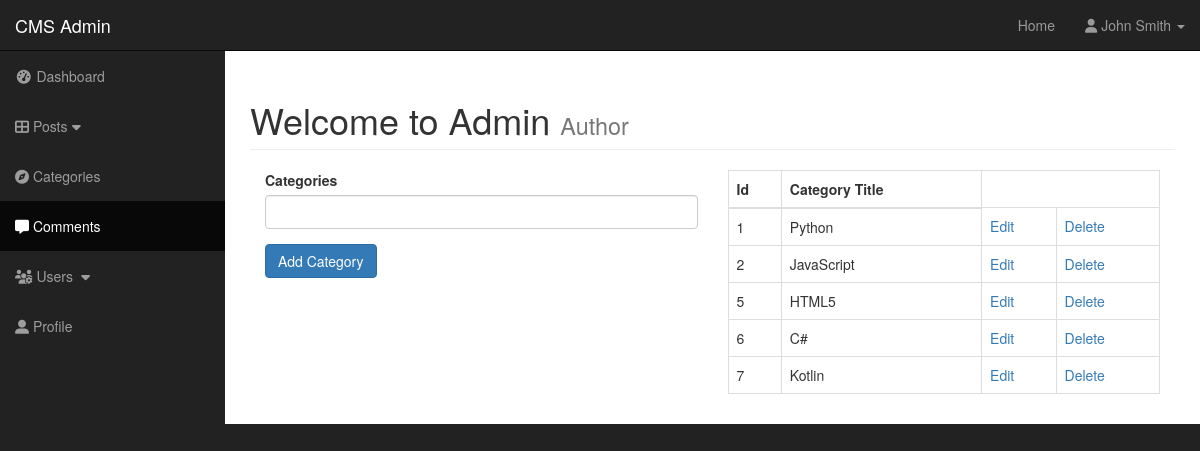
The page /admin/categories.php on the database as committed earlier.
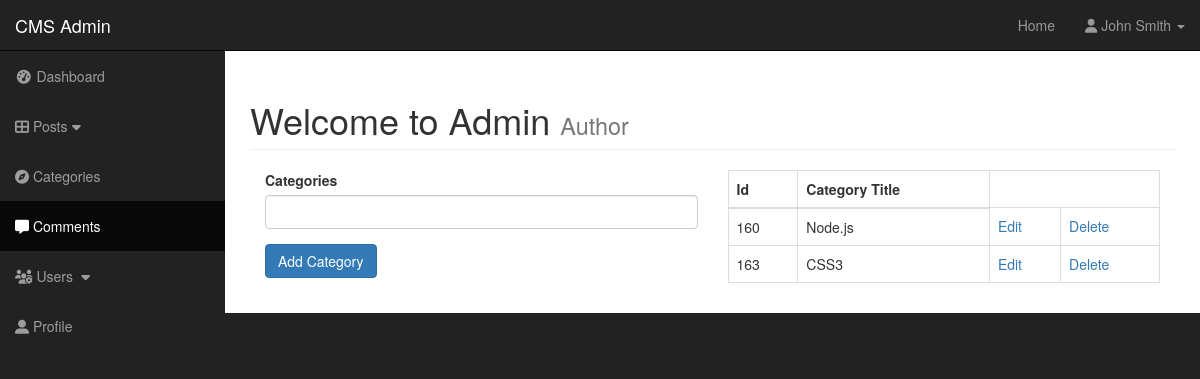
The same page on the database as committed later.
### tables this page shows
CREATE TABLE `categories` (
  `cat_id` int(3) NOT NULL,
  `cat_title` varchar(255) NOT NULL
);

### admin/functions.php (the view, shortened to what this page needs)
<?php
function add_category()
{
    global $connection;
    $query_SelectCategoriesCMS = 'SELECT * from categories';
    $result_SelectCategoriesCMS = mysqli_query($connection, $query_SelectCategoriesCMS);
    while ($row = mysqli_fetch_assoc($result_SelectCategoriesCMS)) {
        $cat_title = $row['cat_title'];
        $cat_id = $row['cat_id'];
        echo "<tr>";
        echo "<td>{$cat_id}</td>";
        echo "<td>{$cat_title}</td>";
        echo "<td><a href='categories.php?edit={$cat_id}'>Edit</a></td>";
        echo "<td><a href='categories.php?delete={$cat_id}'>Delete</a></td>";
        echo "</tr>";
    }
}

Rows that differ between the two databases and show on the page:
removed categories: cat_id "1", cat_title "Python"
removed categories: cat_id "2", cat_title "JavaScript"
removed categories: cat_id "5", cat_title "HTML5"
removed categories: cat_id "6", cat_title "C#"
removed categories: cat_id "7", cat_title "Kotlin"
added categories: cat_id "160", cat_title "Node.js"
added categories: cat_id "163", cat_title "CSS3"
